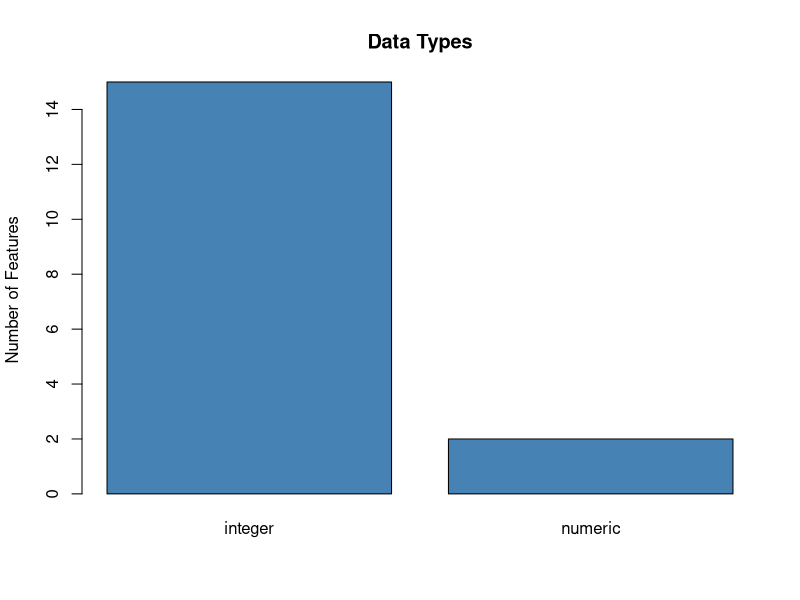
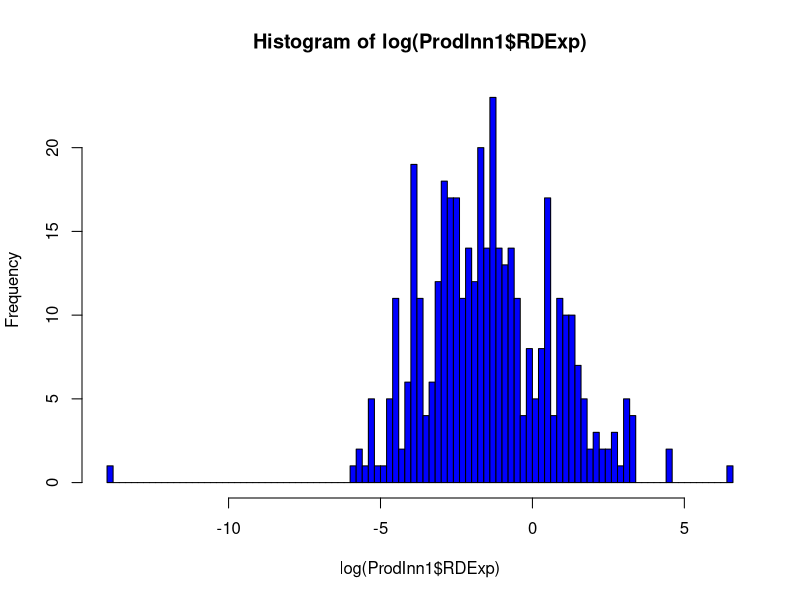
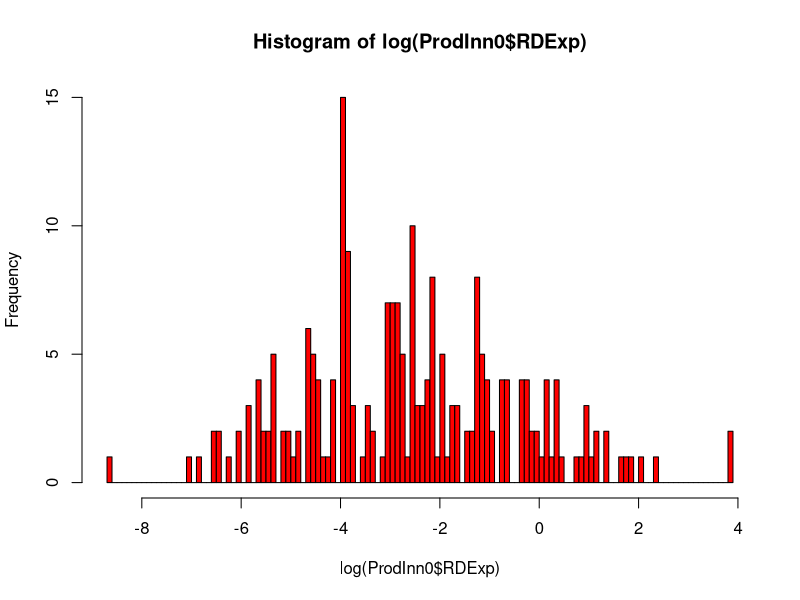
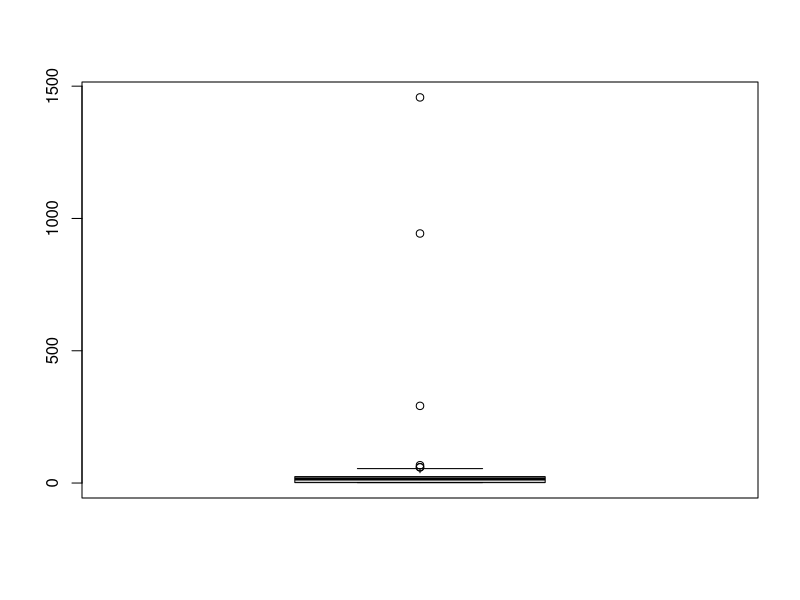
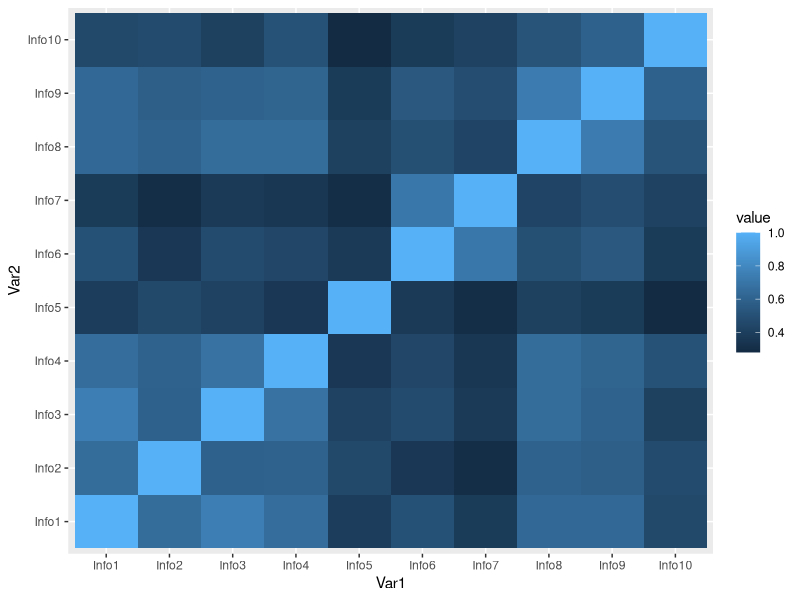
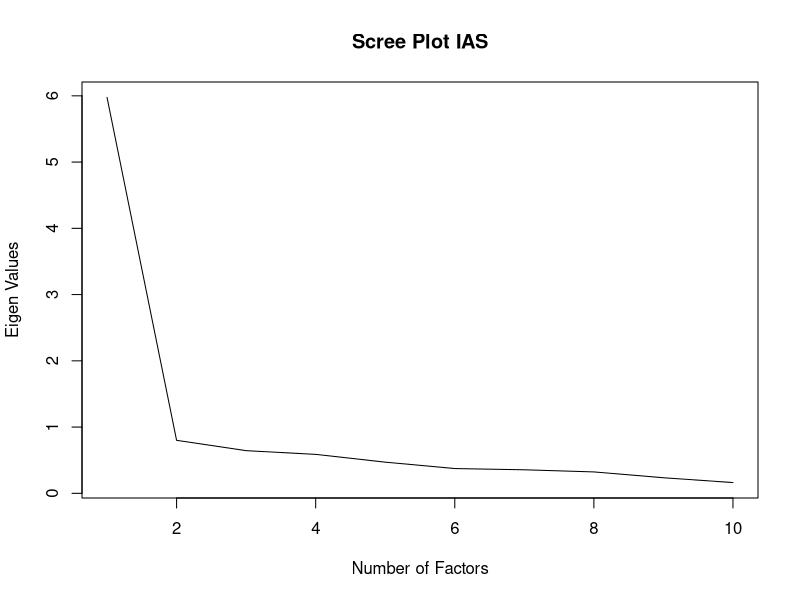
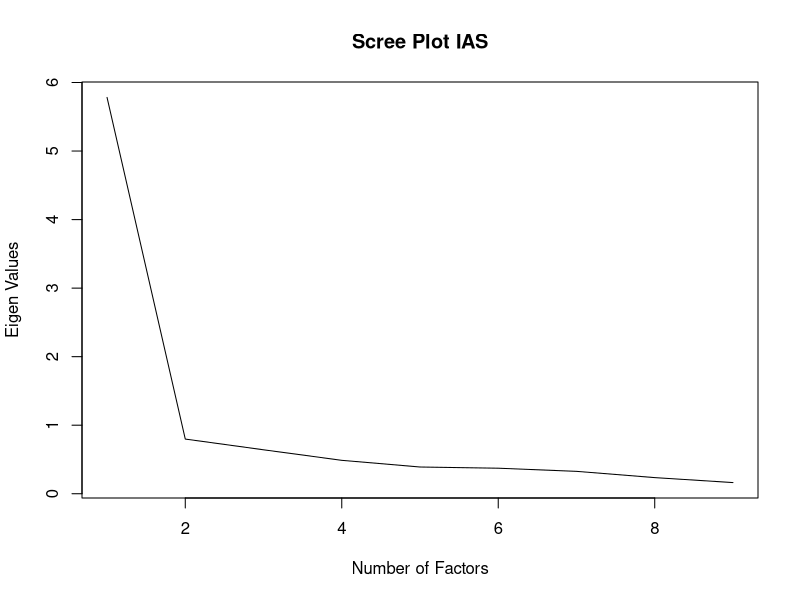
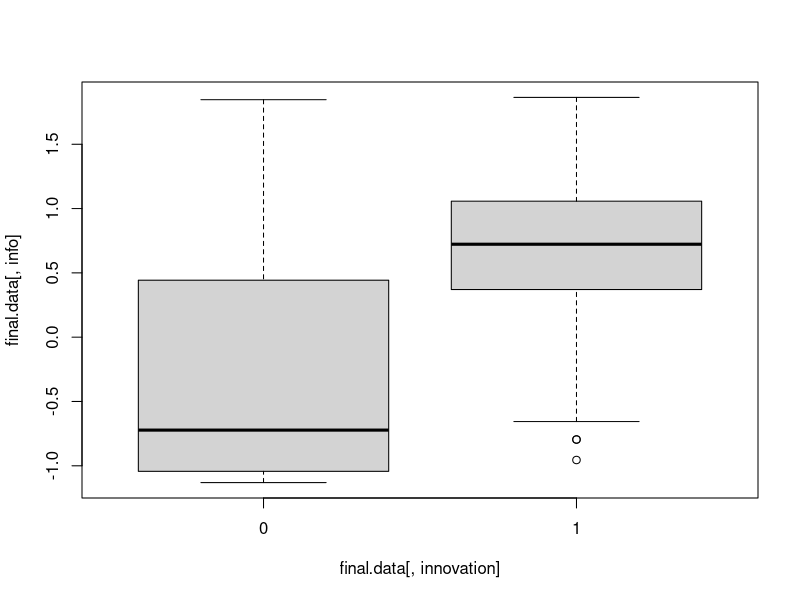

Write R code to recreate these figures, in order.
## ---- chunk 1
df <- read.csv(file="Assignment1_Data.csv")
## ---- chunk 2
data_types <- function(frame) {
  res <- lapply(frame, class)
  res_frame <- data.frame(unlist(res))
  barplot(table(res_frame), main="Data Types", col="steelblue", ylab="Number of Features")
}
data_types(df)
## ---- chunk 3
ProdInn1 <- df[(df$ProductInnovation==1),]
ProdInn0 <- df[(df$ProductInnovation==0),]

perc <- dim(ProdInn1)[1]/dim(df)[1]*100
cat(round(perc,2), "%")
## ---- chunk 4
# heavily skewed to the right
summary(ProdInn1$RDExp)
summary(ProdInn0$RDExp)
## ---- chunk 5
# Take the log of the data so the distribution can be visualized better

hist(log(ProdInn1$RDExp), breaks=100, col='blue')
hist(log(ProdInn0$RDExp), breaks=100, col='red')
## ---- chunk 6
# The RDExp of companies who did innovate has a different distribution from that of those who did not innovate
ks.test(log(ProdInn1$RDExp), log(ProdInn0$RDExp))
## ---- chunk 7
# Manufacturing innovation is not more common for companies that innovated their products/goods, versus companies that did not.
cat(dim(ProdInn1[ProdInn1$ManufacturingInnovation==1,])[1]/dim(ProdInn1)[1]*100,"% product=1, manuf=1\n")
cat(dim(ProdInn1[ProdInn1$ManufacturingInnovation==0,])[1]/dim(ProdInn1)[1]*100,"% product=1, manuf=0\n")

cat(dim(ProdInn0[ProdInn1$ManufacturingInnovation==1,])[1]/dim(ProdInn0)[1]*100,"% product=0, manuf=1\n")
cat(dim(ProdInn0[ProdInn1$ManufacturingInnovation==0,])[1]/dim(ProdInn0)[1]*100,"% product=0, manuf=0\n")

#chisq.test()
## ---- chunk 8
# NrEmployees has missing values
colSums(is.na(df))
## ---- chunk 9
cat(mean(is.na(df))*100,"% of all data points are missing.\n")
cat(mean(is.na(df$NrEmployees))*100, "% of the NrEmployees column is missing.")
## ---- chunk 10
# Missingness is not related to any of the other variables in the dataset.
# Used 2-sample t-test to compare the mean of each variable of complete cases with that of incomplete cases

missing <- df[!complete.cases(df),]
complete <- df[complete.cases(df),]

for (i in colnames(df)){
  if(i!="NrEmployees"){
    print(i)
    print(t.test(missing[[i]],complete[[i]])$p.value)
  }
}
## ---- chunk 11
complete
## ---- chunk 12
maha_distance <- complete[,c(8:17)]
dist <- mahalanobis(complete, center=colMeans(complete), cov=cov(complete))
maha_distance$dist <- round(dist, 2)

maha_distance$outlier_maha <- 0
maha_distance$outlier_maha[maha_distance$dist > 3] <- 1

upper.whisker <- boxplot(maha_distance$dist)$stats[5]
## ---- chunk 13
# Do not use 3 as the rule of thumb because the data is not normally distributed.
mean(maha_distance$outlier_maha)
## ---- chunk 14
# only 6 outliers when using the upper whisker as the threshold (54.57)
outliers <- complete[maha_distance$dist>upper.whisker,]
no_outliers <- complete[maha_distance$dist<=upper.whisker,]
outliers
## ---- chunk 15
library(psych)
library(ggplot2)
# make heatmap
cormat <- round(cor(no_outliers[,c(8:17)]),2)
cormat

melted_cormat <- reshape2::melt(cormat)

ggplot(data = melted_cormat, aes(x=Var1, y=Var2, fill=value)) + 
  geom_tile()
## ---- chunk 16
# 2 factors
EigenDecomp <- eigen(cov(no_outliers[,c(8:17)]))
EigenValues <- EigenDecomp$values
plot(EigenValues,main="Scree Plot IAS",type="l", xlab="Number of Factors",ylab="Eigen Values")
## ---- chunk 17
k<-2
EFA.kfactors <- factanal(no_outliers[,c(8:17)], factors=k, rotation="varimax")
EFA.kfactors$converged
EFA.kfactors
## ---- chunk 18
EFA.kfactors$uniquenesses[EFA.kfactors$uniquenesses>.8]
## ---- chunk 19
# Factor 4, 5, and 6 don't have high communality
# Info 4 does not score very high on one factor
print("k=5")
EFA.kfactors <- factanal(no_outliers[,c(8:17)], factors=6, rotation="varimax")
EFA.kfactors$loadings

# Factor 3,4, and 5 don't have high communality
# Info 5, 9 do not score very high on one factor
print("k=5")
EFA.kfactors <- factanal(no_outliers[,c(8:17)], factors=5, rotation="varimax")
EFA.kfactors$loadings

# Factor 4 doesn't have high communality
# Info 5 do not score high on one factor
# Explained variance is getting low
print("k=4")
EFA.kfactors <- factanal(no_outliers[,c(8:17)], factors=4, rotation="varimax")
EFA.kfactors$loadings

# All factors have high communality
# Info 5 and 8 do not score high on one factor
# Explained variance is low
print("k=3")
EFA.kfactors <- factanal(no_outliers[,c(8:17)], factors=3, rotation="varimax")
EFA.kfactors$loadings

# All factors have high communality
# Info 5 do not score high on one factor
# Explained variance is low
print("k=2")
EFA.kfactors <- factanal(no_outliers[,c(8:17)], factors=2, rotation="varimax")
EFA.kfactors$loadings
## ---- chunk 20
# Plot still indicates 2 Factors if we were to remove Info5.
EigenDecomp <- eigen(cov(no_outliers[,c(8:11,13:17)]))
EigenValues <- EigenDecomp$values
plot(EigenValues,main="Scree Plot IAS",type="l", xlab="Number of Factors",ylab="Eigen Values")
## ---- chunk 21
EFA.kfactors <- factanal(no_outliers[,c(8:11,13:17)], factors=2, rotation="varimax")
EFA.kfactors
## ---- chunk 22
# Before dropping Info5, none of the chi-squared tests failed to reject the null hypothesis.
# After dropping Info5, the Chi-squared test suggests that 5 factors are sufficent, but we need to make sure that makes sense when looking at the factor loadings.
NrFactors <- 1:5
pvals <- rep(NA,times=length(NrFactors))
for(k in NrFactors){
  # Estimate k-factor model:
  Estimation <- factanal(no_outliers[,c(8:11,13:17)],factors=k,rotation="varimax")
  pvals[k] <- Estimation$PVAL
}

cbind(NrFactors,pvals)
## ---- chunk 23

# Factor 5 and 4 don't have high communality
print("k=5")
EFA.kfactors <- factanal(no_outliers[,c(8:11,13:17)], factors=5, rotation="varimax")
EFA.kfactors$loadings

# Factor 4 and 3 don't have high communality
print("k=4")
EFA.kfactors <- factanal(no_outliers[,c(8:11,13:17)], factors=4, rotation="varimax")
EFA.kfactors$loadings

# All factors have high communality
# Info 8 cross-loads
# Explained variance is low
print("k=3")
EFA.kfactors <- factanal(no_outliers[,c(8:11,13:17)], factors=3, rotation="varimax")
EFA.kfactors$loadings

# Both factors have high communality
print("k=2")
EFA.kfactors <- factanal(no_outliers[,c(8:11,13:17)], factors=2, rotation="varimax")
EFA.kfactors$loadings
## ---- chunk 24
EFA.kfactors <- factanal(no_outliers[,c(8:11,13:17)], factors=3, rotation="varimax")
EFA.kfactors
## ---- chunk 25
f1 <- c(8,9,10,11)
f2 <- c(13, 14)
f3 <- c(15,16,17)
## ---- chunk 26
# The closer alpha is to 1, the better
# No variables should be dropped from f1, f2, or f3

f1_alpha <- psych::alpha(no_outliers[,f1])
f2_alpha <- psych::alpha(no_outliers[,f2])
f3_alpha <- psych::alpha(no_outliers[,f3])
## ---- chunk 27
EFA.kfactors <- factanal(no_outliers[,c(8:11,13:17)], factors=3, rotation="varimax")
EFA.kfactors$uniquenesses
EFA.kfactors$loadings
## ---- chunk 28
Data <- data.frame(no_outliers)
# Identify the number of observations in Data:
N <- dim(Data)[1]
# Create a random index vector:
shuffle.index <- sample(1:N,size=N/2)
# Shuffle the data:
no_outliers.Partition1 <- Data[shuffle.index,]
no_outliers.Partition2 <- Data[-shuffle.index,]
## ---- chunk 29
EFA.kfactors.1 <- factanal(no_outliers.Partition1[,c(8:11,13:17)], factors=3, rotation="varimax")
EFA.kfactors.2 <- factanal(no_outliers.Partition2[,c(8:11,13:17)], factors=3, rotation="varimax")
EFA.kfactors.1
EFA.kfactors.2
## ---- chunk 30
EFA.3factors <- factanal(no_outliers[,c(8:11,13:17)], factors=3, rotation="varimax", scores="regression")

FactorScores <- data.frame(EFA.3factors$scores)
final.data <- no_outliers[,c(1:7)]
final.data$InfoIndustrySector <- FactorScores$Factor1
final.data$InfoResearchSector <- FactorScores$Factor2
final.data$InfoOther <- FactorScores$Factor3
## ---- chunk 31

for(info in c("InfoIndustrySector","InfoResearchSector","InfoOther")) {
  for(innovation in c("ProductInnovation","ServiceInnovation","ManufacturingInnovation","LogisticsInnovation")) {
    #hist(final.data[,info], breaks=100, col='red')
    boxplot(final.data[,info] ~ final.data[,innovation])
    cat(info, innovation, "p-value", t.test(final.data[,info] ~ final.data[,innovation])$p.value,"\n")
  }
}
## ---- chunk 32
plot(log(final.data$RDExp), final.data$InfoIndustrySector)
plot(log(final.data$RDExp), final.data$InfoResearchSector)
plot(log(final.data$RDExp), final.data$InfoOther)
## ---- chunk 33
# Factors are not normally distributed
shapiro.test(final.data$InfoIndustrySector)
shapiro.test(final.data$InfoResearchSector)
shapiro.test(final.data$InfoOther)
## ---- chunk 34
# tau = 1 is perfect relationship
# The null hypothesis is that there is no association between the variables under study.
cor.test(final.data$RDExp, final.data$InfoIndustrySector,  method="kendall")
cor.test(final.data$RDExp, final.data$InfoResearchSector,  method="kendall")
cor.test(final.data$RDExp, final.data$InfoOther,  method="kendall")
